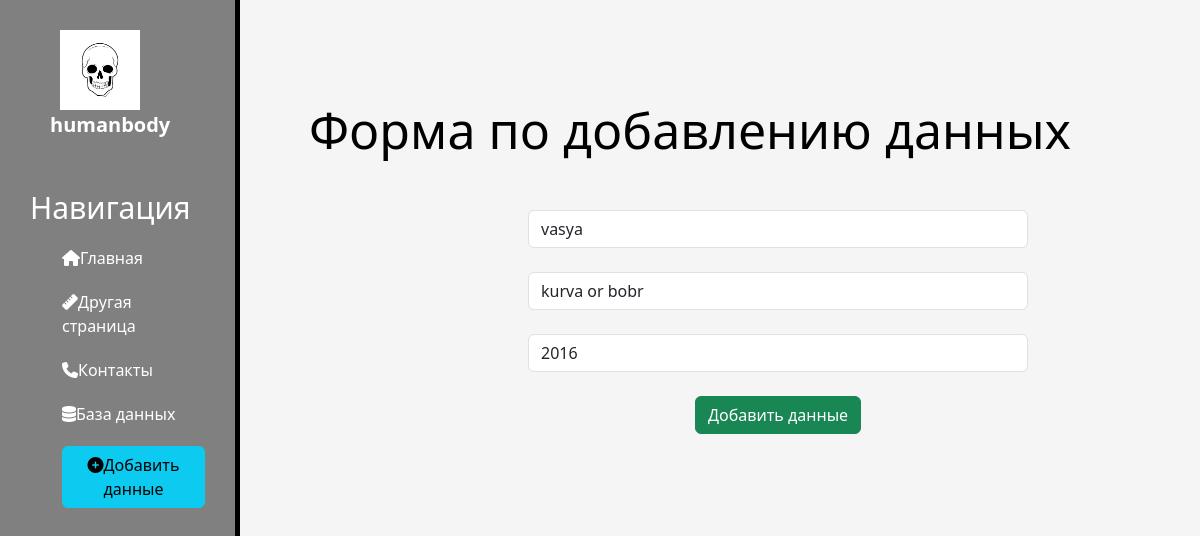
The page /databones/2/update on the database as committed earlier.
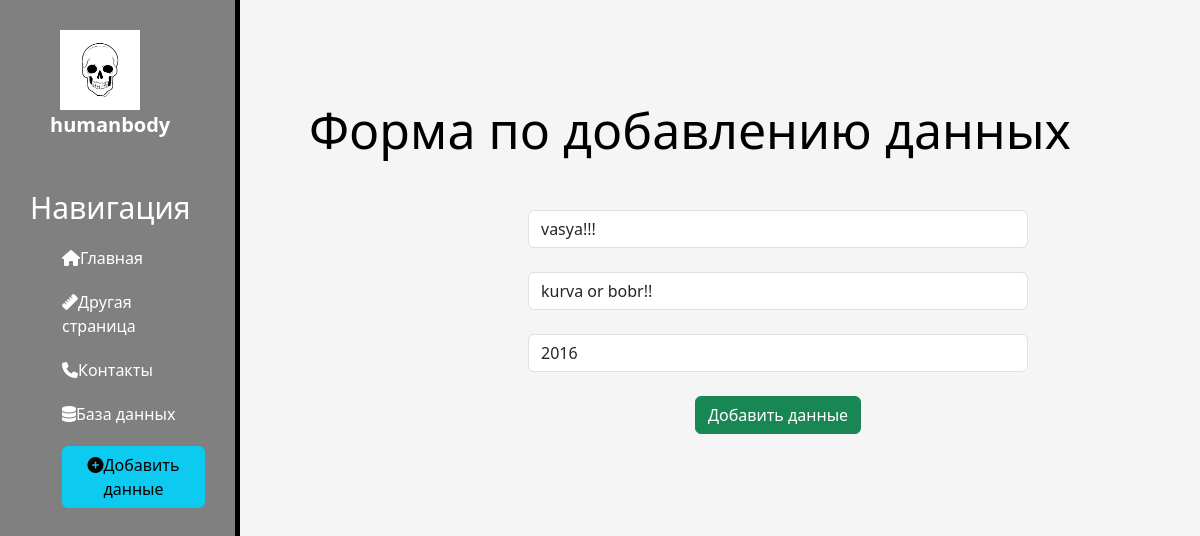
The same page on the database as committed later.
### databones/models.py (models this page shows, shortened)
class Bonedata(models.Model):
    first_author = models.CharField('Первый автор',max_length=100)
    title = models.CharField('Название работы',max_length=250)
    year_pub=models.CharField('Год публикации', max_length=4)
    class Meta:
        verbose_name_plural = 'BoneData'
        verbose_name = 'BoneData'

### databones/views.py (the view)
# urls.py: path('<int:pk>/update', views.databones_Updateviev.as_view(), name='databones-update'),
class databones_Updateviev(UpdateView):
    model = Bonedata
    template_name='databones/create.html'
    form_class = BonedataForm

### databones/forms.py
class BonedataForm(ModelForm):
    class Meta:
        model = Bonedata
        fields = ['first_author','title', 'year_pub']
        widgets ={
            "first_author": TextInput(attrs={
                'class':'form-control',
                'placeholder': 'Первый автор',
            }),
            "title": TextInput(attrs={
                'class':'form-control',
                'placeholder': 'Название статьи',
            }),
            "year_pub": TextInput(attrs={
                'class':'form-control',
                'placeholder': 'Год публикации',})
        }

### databones/templates/databones/create.html (shortened to what this page needs)
{%extends 'main/layout.html'%}
{%block content%}
    <div class="features">
        <h1>Форма по добавлению данных</h1>
        <form method="post">
            {{ form.first_author }}<br>
            {{ form.title }}<br>
            {{ form.year_pub }}<br>
            <button class="btn btn-success" type="submit">Добавить данные</button>
        </form>
    </div>
{% endblock %}

Rows that differ between the two databases and show on the page:
changed Bonedata: first_author "vasya" → "vasya!!!"; title "kurva or bobr" → "kurva or bobr!!"
